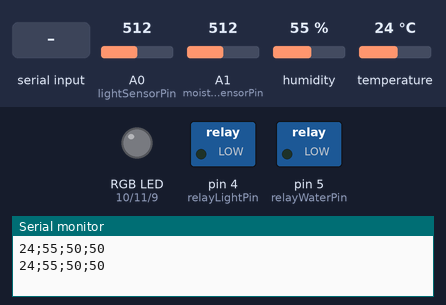
This sketch was run on a simulated Arduino Uno, built with avr-gcc and run on an emulated ATmega328P. On the bench: switched loads named in the sketch (green lamp = pin HIGH), an RGB LED mixed from three pins (HIGH = lit), the last lines printed to the serial monitor. Dashed ring = blinking. The inputs (shaded band) are chosen by the test bench; at power-on: A0 (lightSensorPin) = 512, A1 (moistureSensorPin) = 512, humidity 55 %, temperature 24 °C. Dim RGB values are drawn brighter than linear.

Above: at 2.8 s.
2.9 s: "check\n" received over Serial
At 6.7 s:
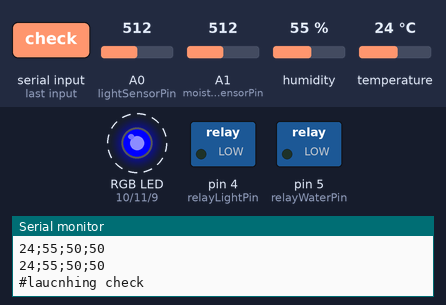
8.9 s: A0 (lightSensorPin) set to 992
13.5 s: A1 (moistureSensorPin) set to 213
15.2 s: A1 (moistureSensorPin) set to 192
At 17.0 s:
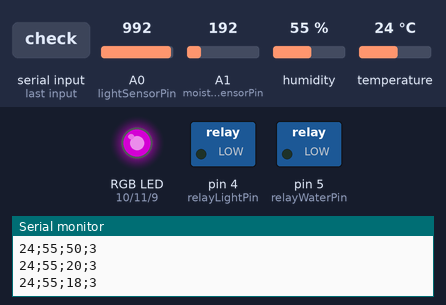
17.6 s: "water\n" received over Serial
At 18.5 s:
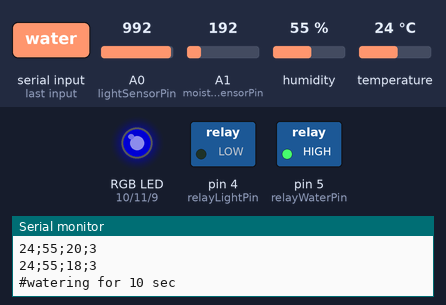
Timing chart, 0 to 29.6 s (numbered marks = the images above; inputs shaded):
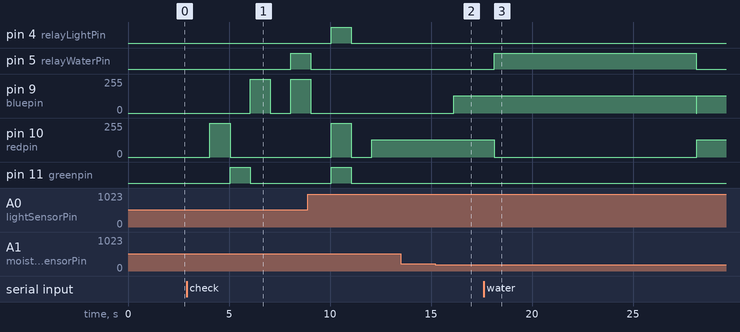

Measured:
- the behaviour switches between 205 and 204 on A1 (moistureSensorPin) (found by bisection; images 1 and 2)
- after the input at 2.9 s, pin 5 (relayWaterPin): LOW → HIGH after 5.1 s; pin 9 (bluepin): 0/255 → 255/255 after 3.1 s, → 0/255 1.0 s later, → 255/255 1.0 s later; pin 10 (redpin): 0/255 → 255/255 after 1.1 s, → 0/255 1.0 s later; pin 11 (greenpin): LOW → HIGH after 2.1 s, → LOW 1.0 s later
- after the input at 15.2 s, pin 9 (bluepin): 0/255 → 128/255 after 0.92 s
- after the input at 17.6 s, pin 5 (relayWaterPin): LOW → HIGH after 0.52 s, → LOW 10.0 s later; pin 9 (bluepin): 128/255 → 0/255 after 10.5 s, → 128/255 0.02 s later; pin 10 (redpin): 128/255 → 0/255 after 0.52 s, → 128/255 10.0 s later

The sketch:

GardoBot.ino
```cpp
//for temperature
#include <SimpleDHT.h>

int periodMilis = 2000;

int pinTemperature = 2;
int redpin = 10; //select the pin for the red LED
int greenpin = 11;// select the pin for the green LED
int bluepin = 9; // select the pin for the  blue LED
int lightSensorPin = A0; // select the pin for the  blue LED
int moistureSensorPin = A1; // select the pin for the  blue LED
int relayLightPin = 4;
int relayWaterPin = 5;

//model
int minMoisture = 20;
int minLight = 10;

//data
int moistureVal;
int lightVal;

String inputString = "";         // a string to hold incoming data
boolean stringComplete = false;  // whether the string is complete

#include "temperature.h"
Temperature modTemp;

#include "rgb.h"
RGB rgb;

#include "LightSensor.h"
LightSensor lightSensor;

#include "MoistureSensor.h"
MoistureSensor moistureSensor;

#include "Relay.h"
Relay relayLight;
Relay relayWater;

#include "Hub.h"
Hub hub;

void setup() {
  Serial.begin(9600);
  rgb.init();
  lightSensor.init(lightSensorPin);
  moistureSensor.init(moistureSensorPin);

  relayLight.init(relayLightPin);
  relayWater.init(relayWaterPin);
  hub.init();

  //check();

  //water(1.0);
  //hub.launchProcess(new ProcessMonitor());
  //hub.launchProcess(new ProcessWater(4.0));
  //hub.launchProcess(new ProcessLight(8.0));

  //Process* p = new ProcessFade(2, 5);
  //p->attachedProcess = new ProcessFade(4.0);
  //hub.launchProcess(p);
}

void loop() {

  // print the string when a newline arrives:

  hub.doStep(periodMilis);

  modTemp.getValue();
  lightVal = lightSensor.getValue();
  moistureVal = moistureSensor.getValue();

  if (moistureVal < minMoisture) {
    rgb.setBlue(128);
  }
  else {
    rgb.setBlue(0);
  }

  if (lightVal < minLight) {
    rgb.setRed(128);
  }
  else {
    rgb.setRed(0);
  }


  Serial.print((int)modTemp.temperature);
  Serial.print(";");
  Serial.print((int)modTemp.humidity);
  Serial.print(";");
  Serial.print(moistureVal);
  Serial.print(";");
  Serial.print(lightVal);
  Serial.println();
  // DHT11 sampling rate is 1HZ.
  delay(periodMilis);
}

void OnCommandReceive(String input) {
  if (inputString == "check") {
      Serial.println("#laucnhing check");
      check();
    }
    else if (inputString == "water") {
      Serial.println("#watering for 10 sec");
      water(10);
    }
    else {
      Serial.println("#cmd undefinded : " + inputString);
    }
    // clear the string:
    inputString = "";
    stringComplete = false;
}

/*
  SerialEvent occurs whenever a new data comes in the
 hardware serial RX.  This routine is run between each
 time loop() runs, so using delay inside loop can delay
 response.  Multiple bytes of data may be available.
 */
void serialEvent() {
  while (Serial.available()) {
    // get the new byte:
    char inChar = (char)Serial.read();

    // if the incoming character is a newline, set a flag
    // so the main loop can do something about it:
    if (inChar == '\n') {
      stringComplete = true;
       OnCommandReceive(inputString);
    }
    else {
      // add it to the inputString:
      inputString += inChar;
    }
  }
}

void water(float time) {
  rgb.setColor(0, 0, 128);
  relayWater.turnOn();
  delay(time * 1000.0);
  relayWater.turnOff();
  rgb.setColor(0, 0, 0);
}

void check() {
  float dt = 1000;
  rgb.setColor(255, 0, 0);
  delay(dt);
  rgb.setColor(0, 255, 0);
  delay(dt);
  rgb.setColor(0, 0, 255);
  delay(dt);
  rgb.setColor(0, 0, 0);
  delay(dt);

  rgb.setColor(0, 0, 255);
  relayWater.turnOn();
  delay(dt);

  rgb.setColor(0, 0, 0);
  relayWater.turnOff();
  delay(dt);

  rgb.setColor(255, 255, 0);
  relayLight.turnOn();
  delay(dt);

  rgb.setColor(0, 0, 0);
  relayLight.turnOff();
  delay(dt);
}
```

Hub.h
```cpp
#include "process.h"

int MAX_PROC = 5;

class Hub {
public :

  Process** procs;

  void init() {
    procs = new Process*[MAX_PROC];
    for (int i = 0 ; i < MAX_PROC; ++i) {
      procs[i] = NULL;
    }
    // start working...
    //Serial.println("=================================");
    //Serial.println("GardoBot Init");
  }

  void doStep(float dt) {
    for (int i = 0 ; i < MAX_PROC; ++i) {
      if ( procs[i] ) {
        procs[i]->OnStep(dt);
        if (procs[i]->isFinish()) {
          /*procs[i]->OnEnd();
          if (procs[i]->attachedProcess) {
            launchProcess( procs[i]->attachedProcess);
          } */
          deleteProcess(procs[i], true);
          procs[i] = NULL;
        }
      }
    }
  }

  void launchProcess(Process* p ) {
    if (!p) {
      return;
    }
    for (int i = 0 ; i < MAX_PROC; ++i) {
      if ( !procs[i] ) {
        procs[i] = p;
        p->OnBegin();
        return;
      }
    }
  }

  void deleteProcess(Process* p, bool launchAttached) {
    if (!p) {
      return;
    }
    p->OnEnd();
    if (launchAttached) {
      if (p->attachedProcess) {
        launchProcess( p->attachedProcess);
      }
    }
    //delete (p);
  }

  void clearProcess() {
    for (int i = 0 ; i < MAX_PROC; ++i) {
      if ( procs[i] ) {
        deleteProcess(procs[i], false);
        procs[i] = NULL;
      }
    }
  }
};
```

LightSensor.h
```cpp
class LightSensor {
public:
  int pin;
  void init(int _pin) {
    pin = _pin;
  }
  int getValue() {
    int r = (int)((1024 - analogRead(pin))*100.0/1024.0);
    return r;
  }
};
```

MoistureSensor.h
```cpp
class MoistureSensor {
public:
  int pin;
  void init(int _pin) {
    pin = _pin;
  }
  int getValue() {
    int r = (int)((analogRead(pin))*100.0/1024.0);
    return r;
  }
};
```

Relay.h
```cpp
class Relay {
public:
  int relayPin;
  void init(int _relay) {
    relayPin = _relay;
    pinMode(relayPin, OUTPUT);
    turnOff();
  }
  void turnOn() {
    digitalWrite(relayPin, HIGH);
  }
  void turnOff() {
    digitalWrite(relayPin, LOW);
  }
};
```

process.h
```cpp
class Process {
public :
  float timeSinceStart;
  float duration;
  Process* attachedProcess;

  Process(float _duration) {
    duration = _duration * 1000.0;
    timeSinceStart = 0;
    attachedProcess = NULL;
  }
  virtual void OnBegin() {

  }
  virtual void OnEnd() {

  }
  virtual void OnStep(float dt) {
    timeSinceStart += dt;
    /*Serial.print(timeSinceStart);
     Serial.print(" / ");
     Serial.println(duration);*/
  }
  virtual bool isFinish() {
    return timeSinceStart >= duration;
  }
};


class ProcessRelay :
public Process {
public :
  Relay relay;
  ProcessRelay(Relay _relay, float _duration) :
  Process(_duration) {
    relay = _relay;
  }
  virtual void OnBegin() {
    Serial.println("--> start relay");
    relay.turnOn();
  }
  virtual void OnEnd() {
    Serial.println("<-- stop relay");
    relay.turnOff();
  }
};

class ProcessWater :
public Process {
public :
  ProcessWater(float _duration) :
  Process(_duration) {

  }
  virtual void OnBegin() {
    Serial.println("--> start watering");
    rgb.setBlue(255);
    relayWater.turnOn();
  }
  virtual void OnEnd() {
    Serial.println("<-- stop watering");
    relayWater.turnOff();
    rgb.setBlue(0);
  }
};

class ProcessLight :
public Process {
public :


  ProcessLight(float _duration) :
  Process(_duration) {

  }
  virtual void OnBegin() {
    Serial.println("--> start lighting");
    rgb.setRed(255);
    rgb.setGreen(255);
    relayLight.turnOn();
  }
  virtual void OnEnd() {
    Serial.println("<-- stop lighting");
    rgb.setRed(0);
    rgb.setGreen(0);
    relayLight.turnOff();
  }
};


class ProcessFade :
public Process {
public :
  int repetition;
  ProcessFade(float _duration) :
  Process(_duration) {
    repetition = 0;
  }
  ProcessFade(float _duration, int _repetition) :
  Process(_duration) {
    repetition = _repetition - 1;
  }
  virtual void OnBegin() {
    rgb.setColor(0, 0, 0);
  }
  virtual void OnEnd() {
    rgb.setColor(0, 0, 0);
  }

  virtual void OnStep(float dt) {
    timeSinceStart += dt;
    float factor = (timeSinceStart / duration);
    if (factor > 0.5) {
      factor = 1.0 - factor;
    }
    rgb.setColor(factor * 255, 0, 0);
  }
  virtual bool isFinish() {
    if ( timeSinceStart >= duration) {
      if (repetition > 0) {
        repetition-=1;
        timeSinceStart = 0;
      }
      else {
        return true;
      }
    }
    return false;
  }
};


class ProcessMonitor :
public Process {
public :

  float lightAccum;

  ProcessMonitor() :
  Process(0) {
    duration = 86400;
  }
  virtual void OnBegin() {
    lightAccum = 0;
    Serial.println("--> start monitoring");

  }
  virtual void OnEnd() {
    Serial.println("<-- stop monitoring");
  }
  virtual void OnStep(float dt) {
    timeSinceStart += dt;
    lightAccum += lightVal;
  }

  virtual bool isFinish() {
    return timeSinceStart >= duration;
  }
};
```

rgb.h
```cpp
class RGB {
public:
  void init() {
    pinMode(redpin, OUTPUT);
    pinMode(greenpin, OUTPUT);
    pinMode(bluepin, OUTPUT);
    turnOff();
  }
  void setColor(float red, float green, float blue) {
    analogWrite(redpin, red);
    analogWrite(greenpin, green);
    analogWrite(bluepin, blue);
  }
  void setRed(float value) {
    analogWrite(redpin, value);
  }
   void setGreen(float value) {
    analogWrite(greenpin, value);
  }
   void setBlue(float value) {
    analogWrite(bluepin, value);
  }

  void turnOff() {
    setColor(0,0,0);
  }
};
```

temperature.h
```cpp
SimpleDHT11 dht11;

class Temperature
{
public :
float temperature;
float humidity;
  void getValue() {
    // read with raw sample data.
    byte _temperature = 0;
    byte _humidity = 0;
    byte data[40] = {
      0    };
    if (dht11.read(pinTemperature, &_temperature, &_humidity, data)) {
      Serial.print("Read DHT11 failed");
      return;
    }
    temperature = _temperature;
    humidity =_humidity;
    //Serial.print("Sample RAW Bits: ");
    /*for (int i = 0; i < 40; i++) {
      //Serial.print((int)data[i]);
      if (i > 0 && ((i + 1) % 4) == 0) {
        //Serial.print(' ');
      }
    }*/
    //Serial.println("");

   // Serial.print("Sensor Temp/humidity: ");
    //Serial.print((int)temperature);
    //Serial.print(";");
    //Serial.println((int)humidity);
   // Serial.println(" %");
  }
};
```
